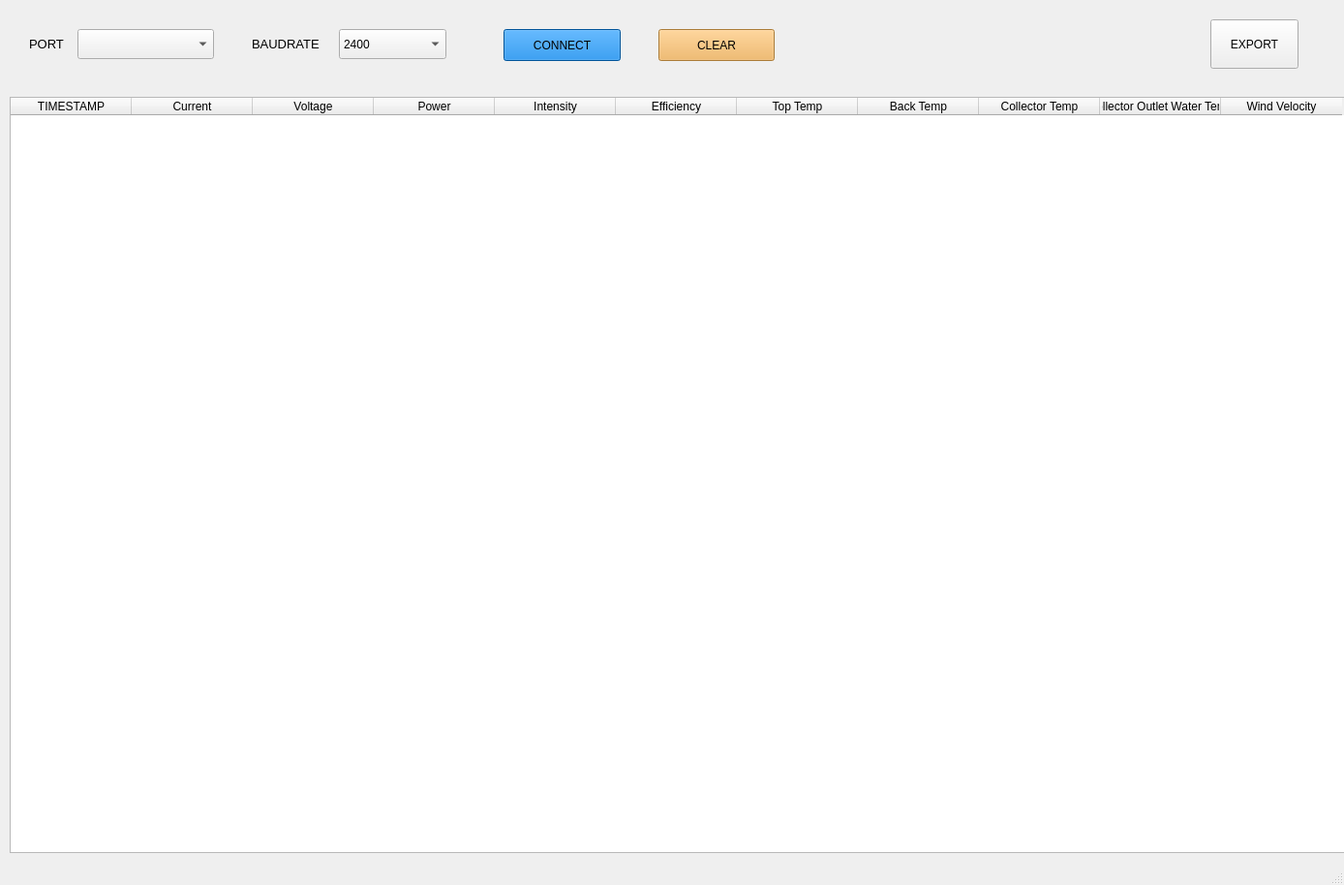
<?xml version="1.0" encoding="UTF-8"?>
<ui version="4.0">
 <class>MainWindow</class>
 <widget class="QMainWindow" name="MainWindow">
  <property name="geometry">
   <rect>
    <x>0</x>
    <y>0</y>
    <width>1388</width>
    <height>914</height>
   </rect>
  </property>
  <property name="minimumSize">
   <size>
    <width>1388</width>
    <height>500</height>
   </size>
  </property>
  <property name="maximumSize">
   <size>
    <width>1388</width>
    <height>16777215</height>
   </size>
  </property>
  <property name="windowTitle">
   <string>MainWindow</string>
  </property>
  <property name="toolTip">
   <string>&lt;html&gt;&lt;head/&gt;&lt;body&gt;&lt;p&gt;Hello world&lt;/p&gt;&lt;/body&gt;&lt;/html&gt;</string>
  </property>
  <property name="whatsThis">
   <string>&lt;html&gt;&lt;head/&gt;&lt;body&gt;&lt;p&gt;MY WINDOW&lt;/p&gt;&lt;/body&gt;&lt;/html&gt;</string>
  </property>
  <widget class="QWidget" name="centralwidget">
   <widget class="QLabel" name="label_2">
    <property name="geometry">
     <rect>
      <x>30</x>
      <y>30</y>
      <width>61</width>
      <height>31</height>
     </rect>
    </property>
    <property name="font">
     <font>
      <pointsize>10</pointsize>
     </font>
    </property>
    <property name="text">
     <string>PORT</string>
    </property>
   </widget>
   <widget class="QLabel" name="label_3">
    <property name="geometry">
     <rect>
      <x>260</x>
      <y>30</y>
      <width>81</width>
      <height>31</height>
     </rect>
    </property>
    <property name="font">
     <font>
      <pointsize>10</pointsize>
     </font>
    </property>
    <property name="text">
     <string>BAUDRATE</string>
    </property>
   </widget>
   <widget class="QPushButton" name="connection_control_btn">
    <property name="geometry">
     <rect>
      <x>520</x>
      <y>30</y>
      <width>121</width>
      <height>33</height>
     </rect>
    </property>
    <property name="autoFillBackground">
     <bool>true</bool>
    </property>
    <property name="styleSheet">
     <string notr="true">background-color: rgb(2, 117, 216);</string>
    </property>
    <property name="text">
     <string>CONNECT</string>
    </property>
   </widget>
   <widget class="QPushButton" name="clear_data_btn">
    <property name="geometry">
     <rect>
      <x>680</x>
      <y>30</y>
      <width>120</width>
      <height>33</height>
     </rect>
    </property>
    <property name="autoFillBackground">
     <bool>false</bool>
    </property>
    <property name="styleSheet">
     <string notr="true">background-color: 	rgb(240, 173, 78);</string>
    </property>
    <property name="text">
     <string>CLEAR</string>
    </property>
   </widget>
   <widget class="QTableWidget" name="data_table_widget">
    <property name="geometry">
     <rect>
      <x>10</x>
      <y>100</y>
      <width>1388</width>
      <height>781</height>
     </rect>
    </property>
    <property name="minimumSize">
     <size>
      <width>1388</width>
      <height>0</height>
     </size>
    </property>
    <attribute name="horizontalHeaderCascadingSectionResizes">
     <bool>true</bool>
    </attribute>
    <attribute name="horizontalHeaderDefaultSectionSize">
     <number>125</number>
    </attribute>
    <column>
     <property name="text">
      <string>TIMESTAMP</string>
     </property>
     <property name="textAlignment">
      <set>AlignCenter</set>
     </property>
    </column>
    <column>
     <property name="text">
      <string>Current</string>
     </property>
     <property name="textAlignment">
      <set>AlignCenter</set>
     </property>
    </column>
    <column>
     <property name="text">
      <string>Voltage</string>
     </property>
     <property name="textAlignment">
      <set>AlignCenter</set>
     </property>
    </column>
    <column>
     <property name="text">
      <string>Power</string>
     </property>
     <property name="textAlignment">
      <set>AlignCenter</set>
     </property>
    </column>
    <column>
     <property name="text">
      <string>Intensity</string>
     </property>
     <property name="textAlignment">
      <set>AlignCenter</set>
     </property>
    </column>
    <column>
     <property name="text">
      <string>Efficiency</string>
     </property>
     <property name="textAlignment">
      <set>AlignCenter</set>
     </property>
    </column>
    <column>
     <property name="text">
      <string>Top Temp</string>
     </property>
     <property name="textAlignment">
      <set>AlignCenter</set>
     </property>
    </column>
    <column>
     <property name="text">
      <string>Back Temp</string>
     </property>
     <property name="textAlignment">
      <set>AlignCenter</set>
     </property>
    </column>
    <column>
     <property name="text">
      <string>Collector Temp</string>
     </property>
     <property name="textAlignment">
      <set>AlignCenter</set>
     </property>
    </column>
    <column>
     <property name="text">
      <string>Collector Outlet Water Temp</string>
     </property>
     <property name="textAlignment">
      <set>AlignCenter</set>
     </property>
    </column>
    <column>
     <property name="text">
      <string>Wind Velocity</string>
     </property>
     <property name="textAlignment">
      <set>AlignCenter</set>
     </property>
    </column>
   </widget>
   <widget class="QComboBox" name="port_selected_box">
    <property name="geometry">
     <rect>
      <x>80</x>
      <y>30</y>
      <width>141</width>
      <height>31</height>
     </rect>
    </property>
   </widget>
   <widget class="QComboBox" name="baud_selected_box">
    <property name="geometry">
     <rect>
      <x>350</x>
      <y>30</y>
      <width>111</width>
      <height>31</height>
     </rect>
    </property>
    <item>
     <property name="text">
      <string>2400</string>
     </property>
    </item>
    <item>
     <property name="text">
      <string>4800</string>
     </property>
    </item>
    <item>
     <property name="text">
      <string>9600</string>
     </property>
    </item>
    <item>
     <property name="text">
      <string>14400</string>
     </property>
    </item>
    <item>
     <property name="text">
      <string>19200</string>
     </property>
    </item>
    <item>
     <property name="text">
      <string>38400</string>
     </property>
    </item>
    <item>
     <property name="text">
      <string>57600</string>
     </property>
    </item>
    <item>
     <property name="text">
      <string>11520</string>
     </property>
    </item>
   </widget>
   <widget class="QPushButton" name="export_exel_btn">
    <property name="geometry">
     <rect>
      <x>1250</x>
      <y>20</y>
      <width>91</width>
      <height>51</height>
     </rect>
    </property>
    <property name="text">
     <string>EXPORT</string>
    </property>
   </widget>
  </widget>
  <widget class="QStatusBar" name="statusBar"/>
 </widget>
 <resources/>
 <connections/>
</ui>
